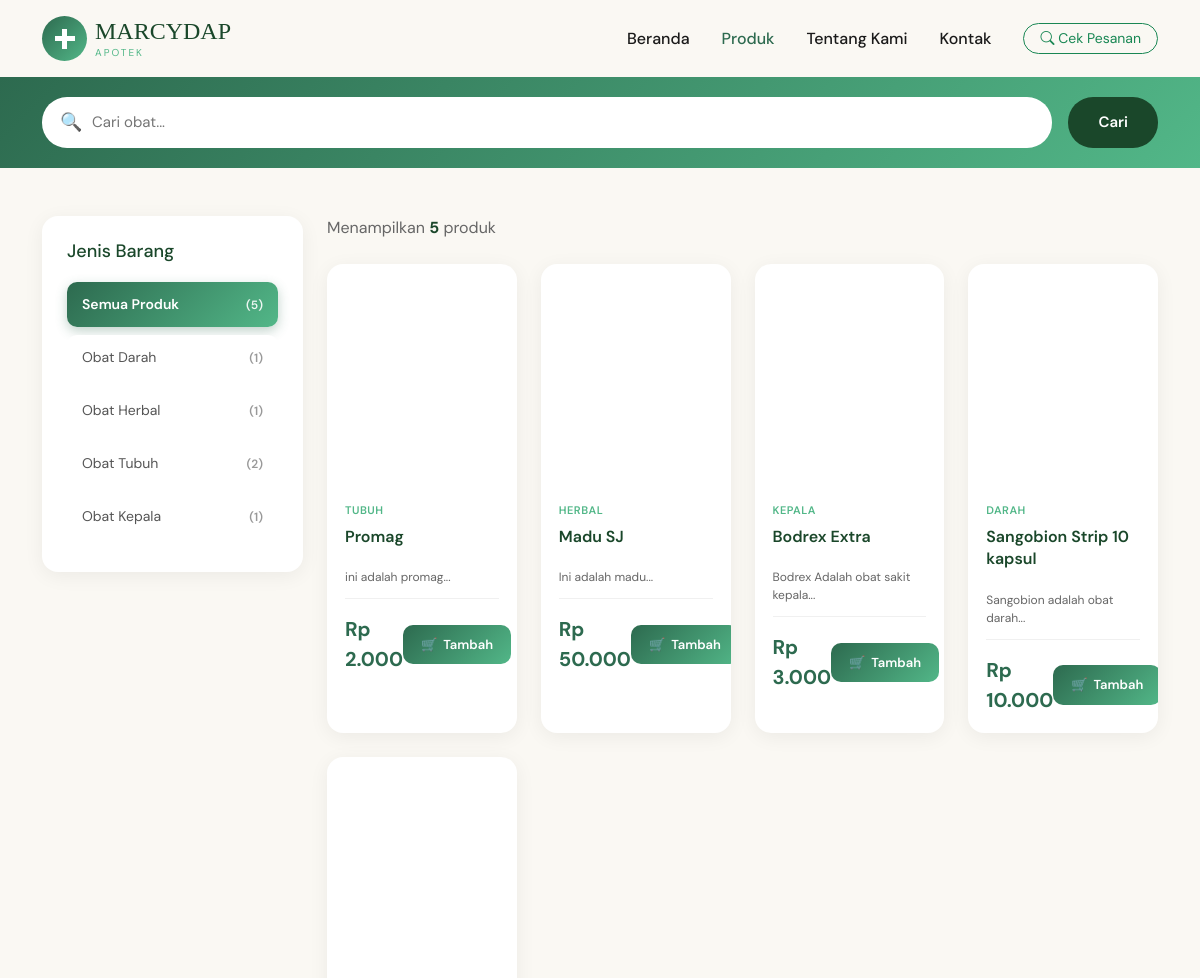
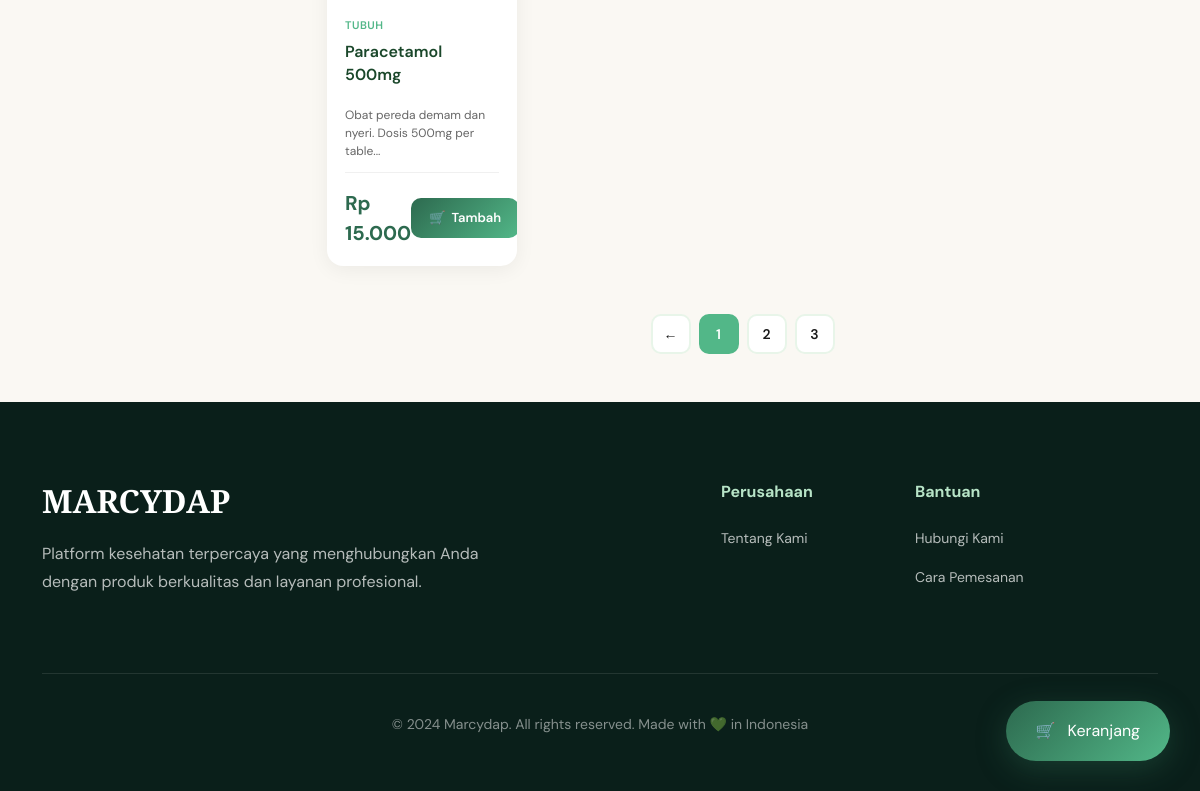
The page /main/produk.php on the database its author committed (2 pictures, top to bottom).
### tables this page shows
CREATE TABLE `barang` (
  `id_barang` int NOT NULL,
  `nama_barang` varchar(50) NOT NULL,
  `jenis_barang` enum('darah','herbal','kepala','tubuh') NOT NULL,
  `harga` varchar(100) NOT NULL,
  `deskripsi` text NOT NULL,
  `gambar` varchar(255) NOT NULL
);

### main/components/product-card.php (the view, shortened to what this page needs)
<?php
$harga_format = number_format($product['harga'], 0, ',', '.');
$gambar_src = '';
if (!empty($product['gambar'])) {
    $gambar_src = $product['gambar'];
}
?>
<div class="product-card">
    <a href="detail_produk.php?id=<?php echo $product['id_barang']; ?>" class="product-image-link">
        <div class="product-image" style="<?php if (!empty($gambar_src)) echo 'background-image: url(' . $gambar_src . '); background-size: cover; background-position: center;'; ?>">
        </div>
    </a>
    <div class="product-content">
        <div class="product-category"><?php echo htmlspecialchars($product['jenis_barang']); ?></div>
        <a href="detail_produk.php?id=<?php echo $product['id_barang']; ?>" class="product-title-link">
            <h3 class="product-title"><?php echo htmlspecialchars($product['nama_barang']); ?></h3>
        </a>
        <div class="product-meta">
            <span><?php echo substr(htmlspecialchars($product['deskripsi']), 0, 50); ?>...</span>
        </div>
        <div class="product-footer">
            <div>
                <span class="price-current">Rp <?php echo $harga_format; ?></span>
            </div>
            <form method="POST" style="margin:0;">
                <button type="submit" name="add_to_cart" class="add-btn">
                    <span>🛒</span>
                    <span>Tambah</span>
                </button>
            </form>
        </div>
    </div>
</div>

### main/produk.php (shortened to what this page needs)
<?php
include '../config/db.php';
$jenis_filter = isset($_GET['jenis']) ? mysqli_real_escape_string($db, $_GET['jenis']) : '';
$search_query = isset($_GET['search']) ? mysqli_real_escape_string($db, $_GET['search']) : '';
$query = "SELECT * FROM barang WHERE 1=1";
$query .= " ORDER BY id_barang DESC";
$result = mysqli_query($db, $query);
$count_query = "SELECT jenis_barang, COUNT(*) as jumlah FROM barang GROUP BY jenis_barang";
$count_result = mysqli_query($db, $count_query);
$jenis_counts = [];
while ($row = mysqli_fetch_assoc($count_result)) {
    $jenis_counts[$row['jenis_barang']] = $row['jumlah'];
}
$total_semua = array_sum($jenis_counts);
?>
<!DOCTYPE html>
<html lang="id">
<head>
    <link href="https://cdn.jsdelivr.net/npm/bootstrap@5.3.0/dist/css/bootstrap.min.css" rel="stylesheet">
    <link rel="stylesheet" href="https://cdn.jsdelivr.net/npm/bootstrap-icons@1.10.0/font/bootstrap-icons.css">
    <link rel="stylesheet" href="css/produk.css">
</head>
<body>
    <div class="container">
        <div class="d-flex justify-content-between align-items-center py-3">
            <a href="dashboard.php" class="d-flex align-items-center gap-2 text-decoration-none">
                <div class="logo-icon"></div>
                <div class="logo-text">
                    <h1>MARCYDAP</h1>
                    <p>APOTEK</p>
                </div>
            </a>
            <nav class="d-none d-lg-flex align-items-center gap-3">
                <ul class="nav">
                    <li class="nav-item"><a class="nav-link nav-link-custom" href="dashboard.php">Beranda</a></li>
                    <li class="nav-item"><a class="nav-link nav-link-custom active" href="produk.php">Produk</a></li>
                    <li class="nav-item"><a class="nav-link nav-link-custom" href="tentangkami.php">Tentang Kami</a></li>
                    <li class="nav-item"><a class="nav-link nav-link-custom" href="hubungikami.php">Kontak</a></li>
                </ul>
                <a href="pemesanan/cek_pesanan.php" class="btn btn-outline-success btn-sm rounded-pill px-3">
                    <i class="bi bi-search"></i> Cek Pesanan
                </a>
            </nav>
        </div>
    </div>
    <div class="search-bar">
        <div class="container">
            <form method="GET" action="produk.php" class="d-flex gap-3">
                <div class="search-wrapper">
                    <span class="search-icon">🔍</span>
                    <input type="text" name="search" placeholder="Cari obat..." value="<?php echo htmlspecialchars($search_query); ?>">
                </div>
                <button type="submit" class="search-btn">Cari</button>
            </form>
        </div>
    </div>
    <div class="container my-5">
        <div class="row g-4">
            <div class="col-lg-3">
                <div class="sidebar-sticky">
                    <div class="filter-section">
                        <h3>Jenis Barang</h3>
                        <div class="filter-option">
                            <a href="produk.php<?php echo !empty($search_query) ? '?search=' . urlencode($search_query) : ''; ?>"
                                class="filter-link <?php echo empty($jenis_filter) ? 'active' : ''; ?>">
                                <span> Semua Produk</span>
                                <span class="filter-count">(<?php echo $total_semua; ?>)</span>
                            </a>
                        </div>
                        <div class="filter-option">
                            <a href="produk.php?jenis=darah<?php echo !empty($search_query) ? '&search=' . urlencode($search_query) : ''; ?>"
                                class="filter-link <?php echo $jenis_filter == 'darah' ? 'active' : ''; ?>">
                                <span> Obat Darah</span>
                                <span class="filter-count">(<?php echo isset($jenis_counts['darah']) ? $jenis_counts['darah'] : 0; ?>)</span>
                            </a>
                        </div>
                        <div class="filter-option">
                            <a href="produk.php?jenis=herbal<?php echo !empty($search_query) ? '&search=' . urlencode($search_query) : ''; ?>"
                                class="filter-link <?php echo $jenis_filter == 'herbal' ? 'active' : ''; ?>">
                                <span> Obat Herbal</span>
                                <span class="filter-count">(<?php echo isset($jenis_counts['herbal']) ? $jenis_counts['herbal'] : 0; ?>)</span>
                            </a>
                        </div>
                        <div class="filter-option">
                            <a href="produk.php?jenis=tubuh<?php echo !empty($search_query) ? '&search=' . urlencode($search_query) : ''; ?>"
                                class="filter-link <?php echo $jenis_filter == 'tubuh' ? 'active' : ''; ?>">
                                <span> Obat Tubuh</span>
                                <span class="filter-count">(<?php echo isset($jenis_counts['tubuh']) ? $jenis_counts['tubuh'] : 0; ?>)</span>
                            </a>
                        </div>
                        <div class="filter-option">
                            <a href="produk.php?jenis=kepala<?php echo !empty($search_query) ? '&search=' . urlencode($search_query) : ''; ?>"
                                class="filter-link <?php echo $jenis_filter == 'kepala' ? 'active' : ''; ?>">
                                <span> Obat Kepala</span>
                                <span class="filter-count">(<?php echo isset($jenis_counts['kepala']) ? $jenis_counts['kepala'] : 0; ?>)</span>
                            </a>
                        </div>
                    </div>
                </div>
            </div>
            <div class="col-lg-9">
                <div class="mb-4">
                    <?php
                    $total_produk = mysqli_num_rows($result);
                    $filter_text = '';
                    ?>
                    <div class="products-count">
                        Menampilkan <strong><?php echo $total_produk; ?></strong> produk<?php echo $filter_text; ?>
                    </div>
                </div>
                <div class="row g-4">
                    <?php
                    if (mysqli_num_rows($result) > 0) {
                        while ($row = mysqli_fetch_assoc($result)) {
                            $product = $row;
                    ?>
                            <div class="col-xl-3 col-lg-4 col-md-6">
                                <?php include 'components/product-card.php'; ?>
                            </div>
                        <?php
                        }
                    }
                    ?>
                </div>
                <div class="d-flex justify-content-center gap-2 mt-5">
                    <button class="page-btn">←</button>
                    <button class="page-btn active">1</button>
                    <button class="page-btn">2</button>
                    <button class="page-btn">3</button>
                </div>
            </div>
        </div>
    </div>
    <a href="pemesanan/keranjang.php" class="floating-cart">
        <span>🛒</span>
        <span>Keranjang</span>
    </a>
    <footer class="footer">
        <div class="container">
            <div class="row g-5 mb-5">
                <div class="col-lg-5">
                    <div class="footer-brand">
                        <h3>MARCYDAP</h3>
                        <p>Platform kesehatan terpercaya yang menghubungkan Anda dengan produk berkualitas dan layanan profesional.</p>
                    </div>
                </div>
                <div class="col-lg-2">
                </div>
                <div class="col-lg-2">
                    <div class="footer-section">
                        <h4>Perusahaan</h4>
                        <ul class="footer-links">
                            <li><a href="tentangkami.php">Tentang Kami</a></li>
                        </ul>
                    </div>
                </div>
                <div class="col-lg-3">
                    <div class="footer-section">
                        <h4>Bantuan</h4>
                        <ul class="footer-links">
                            <li><a href="hubungikami.php">Hubungi Kami</a></li>
                            <li><a href="#">Cara Pemesanan</a></li>
                        </ul>
                    </div>
                </div>
            </div>
            <div class="footer-bottom">
                <p>© 2024 Marcydap. All rights reserved. Made with 💚 in Indonesia</p>
            </div>
        </div>
    </footer>
</body>
</html>

### rows shown on the page
barang: jenis_barang "TUBUH", nama_barang "Promag", deskripsi "ini adalah promag", harga "2.000"
barang: jenis_barang "HERBAL", nama_barang "Madu SJ", deskripsi "Ini adalah madu", harga "50.000"
barang: jenis_barang "KEPALA", nama_barang "Bodrex Extra", deskripsi "Bodrex Adalah obat sakit kepala", harga "3.000"
barang: jenis_barang "DARAH", nama_barang "Sangobion Strip 10 kapsul", deskripsi "Sangobion adalah obat darah", harga "10.000"
barang: jenis_barang "TUBUH", nama_barang "Paracetamol 500mg", deskripsi "Obat pereda demam dan nyeri. Dosis 500mg per table", harga "15.000"

### other values the page prints
$total_semua "5"
$jenis_counts['darah'] "1"
$jenis_counts['herbal'] "1"
$jenis_counts['tubuh'] "2"
$jenis_counts['kepala'] "1"
$total_produk "5"
